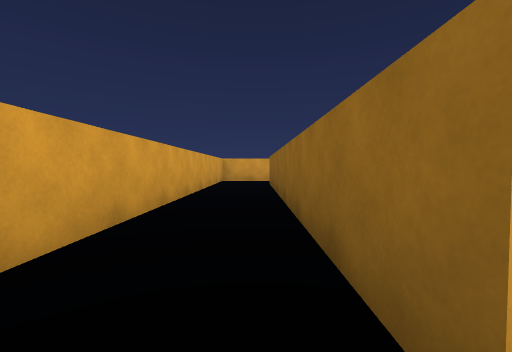
[1] (above)

12 first-person views from a walk through a scene from a Unity 3-D project. The camera is 0.62 m above the floor, tilts 2° down and sees 90° across. The floor is counted in squares, 1 m on a side. Each view is taken from the middle of a square. On the plan, view 1 faces up. The plan holds only what a view shows up to about 9 squares ahead; the rest is blank. The player is left out.

[2]
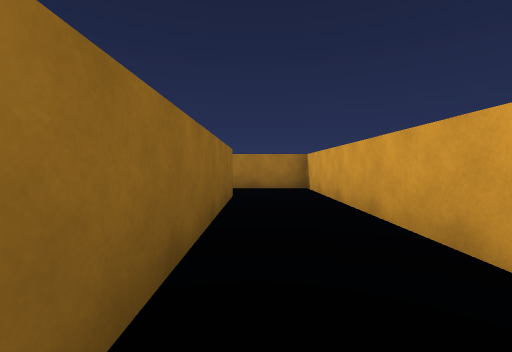

[3]
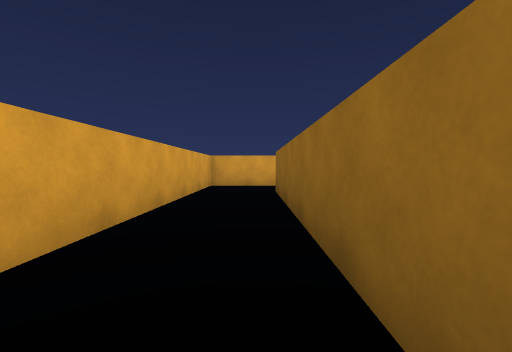

[4]
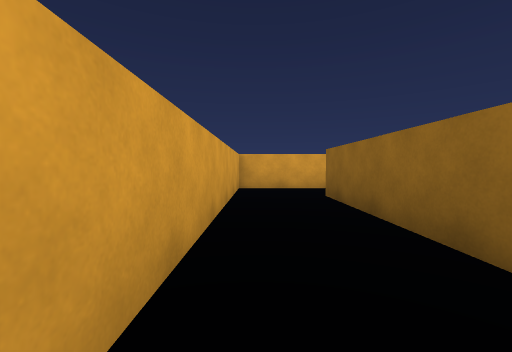

[5]
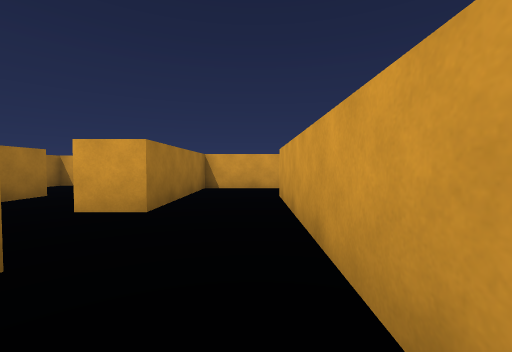

[6]
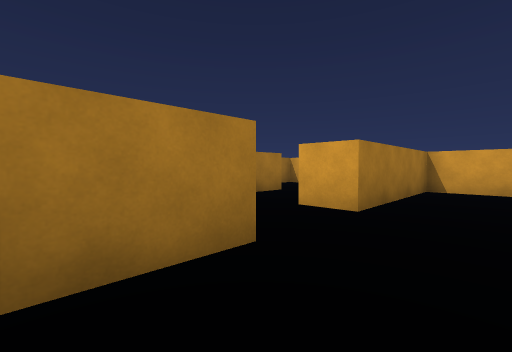

[7]
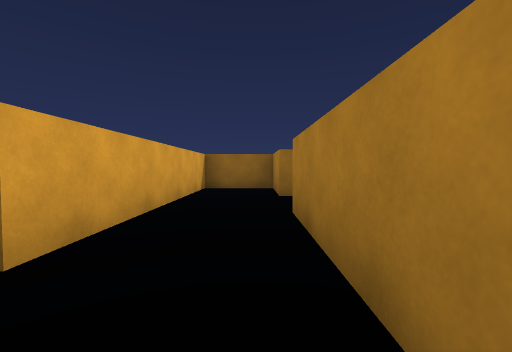

[8]
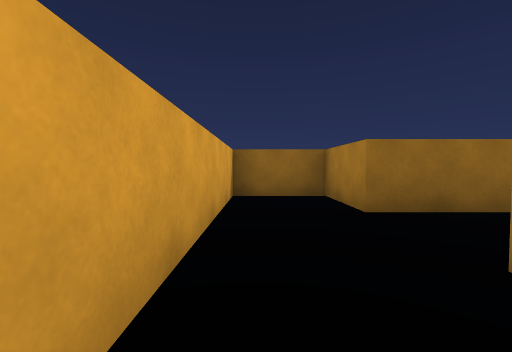

[9]
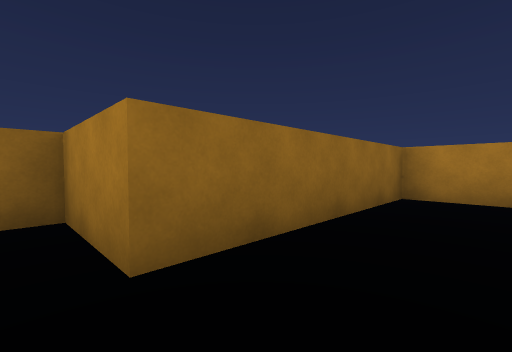

[10]
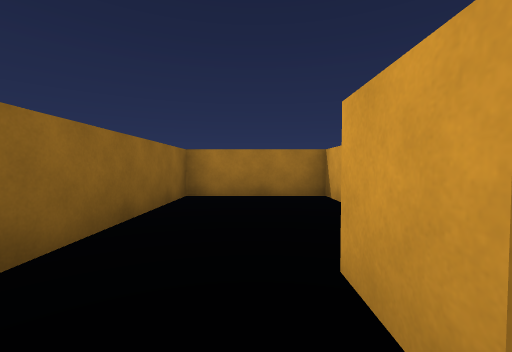

[11]
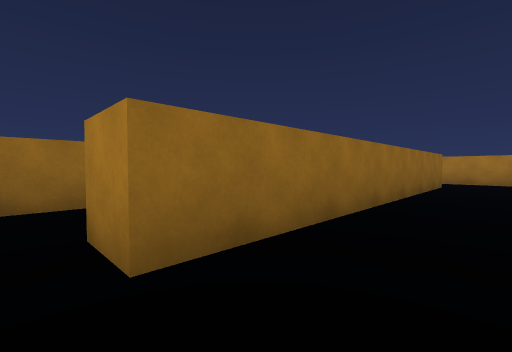

[12]
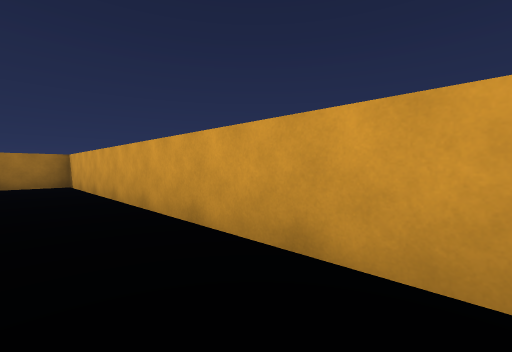

### Floor plan
Points are (right, up) in squares from view 1. A wall is a line through its corners. A room is listed if a view was taken in it or the views show most of it. See-through windows are left out.
Room 1 (views 1, 7, 8)
walls: (-1.5, 0.5) (-1.5, -1.5) (2.5, -1.5); (2.5, 0.5) (0.5, 0.5)
ways out: opening at (1.5, -0.5) to room 3
Room 2 (views 2, 3, 4, 11, 12)
walls: (0.5, 3.5) (0.5, 9.5); (0.5, 0.5) (0.5, 1.5); (1.1, 11.5) (-1.5, 11.5) (-1.5, 0.5)
ways out: opening at (1, 10.5)
objects: brown block (1, 2) to (1, 3)
Room 3 (views 5, 6, 9, 10)
walls: (2.5, -1.5) (2.5, -2.5); (4.5, -2.5) (4.5, -1.5) (6.5, -1.5) (6.5, 0.5) (2.5, 0.5)
ways out: opening at (1.5, -0.5) to room 1; opening at (3.5, -2)

Positions as (right, up) in squares from view 1, and headings:
1: (0, 0), facing up
2: (0, 6), facing down
3: (0, 3), facing up
4: (-1, 4), facing up
5: (6, 0), facing left
6: (6, 0), facing down-left
7: (-1, -1), facing right
8: (1, 0), facing right
9: (3, -1), facing down-right
10: (3, -1), facing down
11: (-1, 10), facing down-right
12: (0, 8), facing down-left
